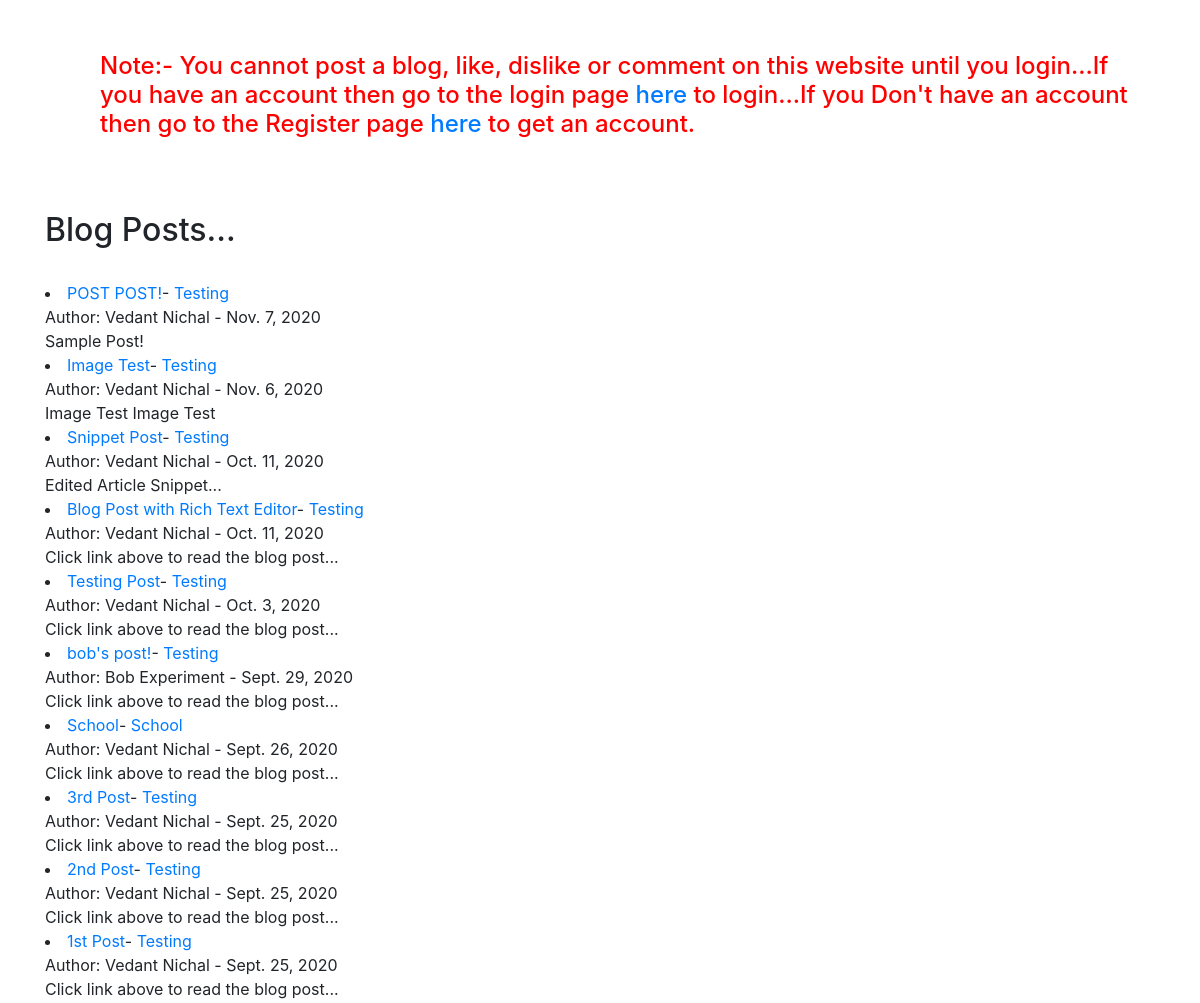
Before: / (middle part) with the older database file.
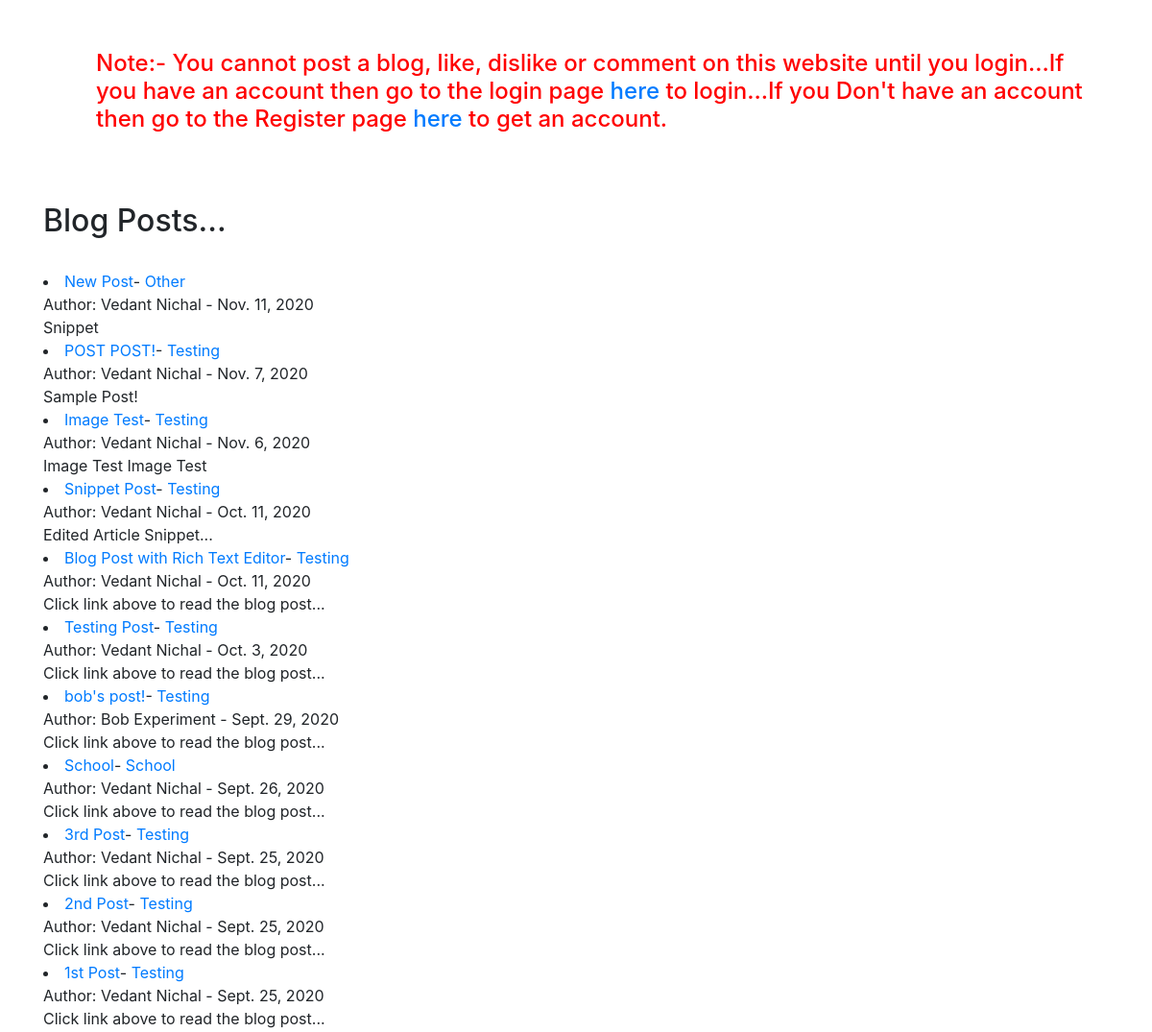
After: the same page with the newer database file.
### Blog/models.py (models this page shows, shortened)
class Post(models.Model):
    title = models.CharField(max_length=255)
    header_image = models.ImageField(null=True, upload_to="images/", blank=True)
    title_tag = models.CharField(max_length=255)
    author = models.ForeignKey(User, on_delete=models.CASCADE)
    body = RichTextField(blank=True, null=True)
    post_date = models.DateField(auto_now_add=True)
    category = models.CharField(max_length=255, default='testing')
    snippet = models.CharField(max_length=255)
    likes = models.ManyToManyField(User, related_name='blog_posts')

### Blog/views.py (the view)
# urls.py: path('', HomeView.as_view(), name="home"),
class HomeView(ListView):
    model = Post
    template_name = 'home.html'
    ordering = ['-id']
    def get_context_data(self, *args, **kwargs):
        cat_menu = Category.objects.all()
        context = super(HomeView, self).get_context_data(*args, **kwargs)
        context["cat_menu"] = cat_menu
        return context

### Blog/templates/home.html (shortened to what this page needs)
{% extends 'base.html' %}
{% block content %}
<div class="container">
<ul>
    {% if user.is_authenticated %}
    <br/><br/>
    {% else %}
    <br/><br/><h4 style="color:red">Note:- You cannot post a blog, like, dislike or comment on this website until you login...If you have an account then go to the login page <a href="{% url 'login' %}">here</a> to login...If you Don't have an account then go to the Register page <a href="{% url 'register' %}">here</a> to get an account.</h4><br/><br/></div>
    {% endif %}
<h2>Blog Posts...</h2><br/>
    {% for post in object_list %}
        {% if user.is_authenticated %}
           {% if user.id == post.author.id %}
                <li><a href="{% url 'article-detail' post.pk %}">{{ post.title }}</a>
                - <a href="{% url 'category' post.category %}">{{ post.category.title }}</a>
                - {{ post.author.first_name }}
                {{ post.author.last_name }} - {{ post.post_date }} -
                <a href="{% url 'update_post' post.pk %}">(Edit)</a> -
                <a href="{% url 'delete_post' post.pk %}">(Delete)</a><br/>
           {% else %}
                <li><a href="{% url 'article-detail' post.pk %}">{{ post.title }}</a>
                - <a href="{% url 'category' post.category %}">{{ post.category.title }}</a>
                - {{ post.author.first_name }}
                {{ post.author.last_name }} - {{ post.post_date }}<br/>
           {% endif %}
            {{ post.snippet }}
        {% else %}
            <li><a href="{% url 'article-detail' post.pk %}">{{ post.title }}</a>- <a href="{% url 'category' post.category %}">{{ post.category.title }}</a><br/> Author: {{ post.author.first_name }}
            {{ post.author.last_name }} - {{ post.post_date }}
            <br/>{{ post.snippet }}
        {% endif %}
    </li>
    {% endfor%}
{% endblock %}

Changed rows visible on the page:
added Post: title "New Post", category "Other", author.first_name "Vedant", author.last_name "Nichal", post_date "Nov. 11, 2020", snippet "Snippet"
